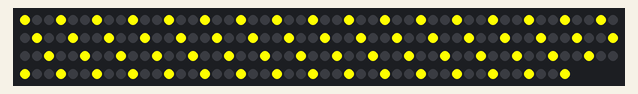
Recording of a sketch running on a simulated Arduino Uno, built with avr-gcc and run on an emulated ATmega328P. On the bench: 196 RGB LEDs in strip order, left to right, continuing on the next row.

Above: at 0.17 s.
At 0.8 s:
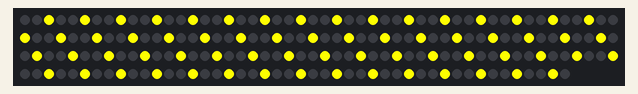

The sketch:

broadway.ino
```cpp
#include <Adafruit_NeoPixel.h>

#define PIN 6
Adafruit_NeoPixel strip;
uint16_t offs;

void setup()
{
  // put your setup code here, to run once:
  strip = Adafruit_NeoPixel(196, PIN, NEO_GRB + NEO_KHZ800);
  strip.begin();
  strip.show();

  // green data
  // red pwr
  // white gnd

  offs = 0;
}

void loop()
{
  // put your main code here, to run repeatedly:
  for (uint16_t i = 0; i < strip.numPixels(); i++)
  {
    // `offs' lighting logic:
    // 0: 1 0 0 1 0 0 1
    // 1: 0 0 1 0 0 1 0
    // 2: 0 1 0 0 1 0 0
    // We reverse the order (2, 1, 0) so that the lights go forwards instead
    // of backwards as seen above
    if (((i + offs) % 3) == 0)
    {
      strip.setPixelColor(i, strip.Color(0xFF, 0xFF, 0x0));
    }
    else
    {
      strip.setPixelColor(i, strip.Color(0, 0, 0));
    }
  }

  if (offs == 0)
    offs = 3;

  offs--;

  strip.show();

  delay(300);
}
```
